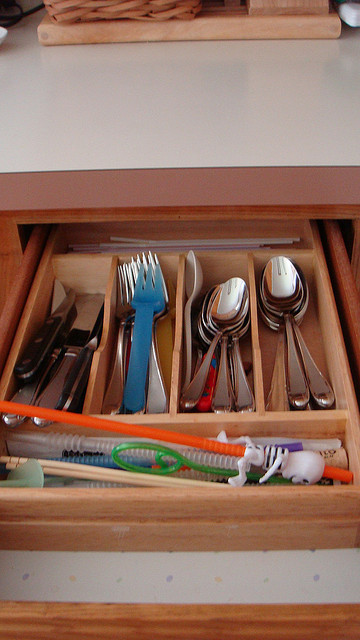
#> input picture frontend/img_examples/000000000782.jpg, 360 x 640 px; its folder holds only this picture in this run
$ python -i watermarks_generator.py   (imports and definitions only)
#> lines starting #> are read from the running program, lines starting #| are printed output that depends on the picture; after the words box and inside, x2 and y2 are one past the last pixel; in counts of white or black regions, pixels touching at a corner belong together
#> further down, picture is the input picture: shape (640, 360, 3); mean B, G, R 92.6, 107.7, 142.4
import os
import random
import string
import cv2
from typing import List, Tuple

import matplotlib.font_manager as fm
import matplotlib.pyplot as plt
import matplotlib.patches as patches
import numpy as np
from PIL import Image, ImageDraw, ImageFont
from tqdm import tqdm


# [240 lines left out: functions load_fonts, load_images, generate_random_string, _get_position, _get_rotation_from_position, _get_alpha_from_rotation_and_position and 6 more, not called in this run]

def remove_background(img: Image.Image):
    img = np.array(img)
    if len(img.shape) == 3:
        gray = cv2.cvtColor(img, cv2.COLOR_BGR2GRAY)
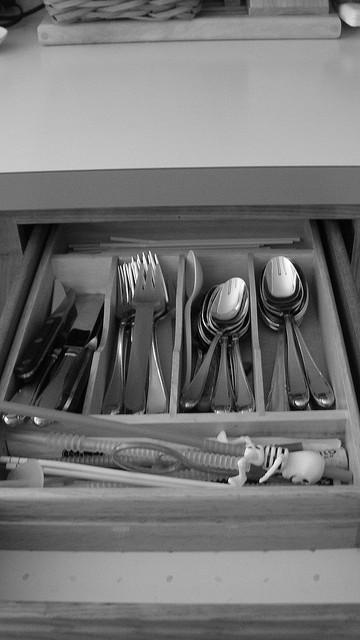
#> gray: shape (640, 360); min 0, max 255, mean 116.4
    else: # if logo is already grayscale
        gray = img
    # threshold input image as mask
    mask = cv2.threshold(gray, 250, 255, cv2.THRESH_BINARY)[1]
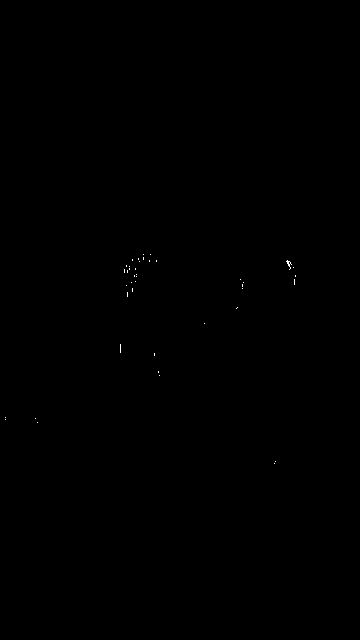
#> mask: shape (640, 360); 0.04% white in thin lines or dots, all inside (x1, y1, x2, y2) = (5, 254, 296, 464)
    # negate mask
    mask = 255 - mask
    # apply morphology to remove isolated extraneous noise
    # use borderconstant of black since foreground touches the edges
    kernel = np.ones((3,3), np.uint8)
    mask = cv2.morphologyEx(mask, cv2.MORPH_OPEN, kernel)
    mask = cv2.morphologyEx(mask, cv2.MORPH_CLOSE, kernel)
#> mask: shape (640, 360); 100% white; 2 black regions (1 under 20 px), largest, box (x1, y1, x2, y2) and area: (287, 261, 292, 268) 25
    # anti-alias the mask -- blur then stretch
    # blur alpha channel
    mask = cv2.GaussianBlur(mask, (0,0), sigmaX=2, sigmaY=2, borderType = cv2.BORDER_DEFAULT)
    # linear stretch so that 127.5 goes to 0, but 255 stays 255
    mask = (2*(mask.astype(np.float32))-255.0).clip(0,255).astype(np.uint8)
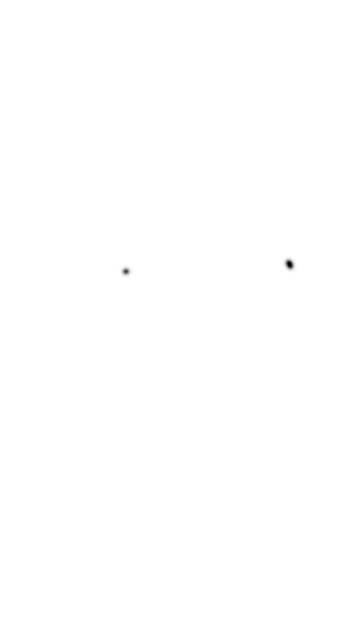
#> mask: shape (640, 360); min 0, max 255, mean 254.9
    # put mask into alpha channel
    result = img.copy()
    result = cv2.cvtColor(result, cv2.COLOR_BGR2BGRA)
    result[:, :, 3] = mask
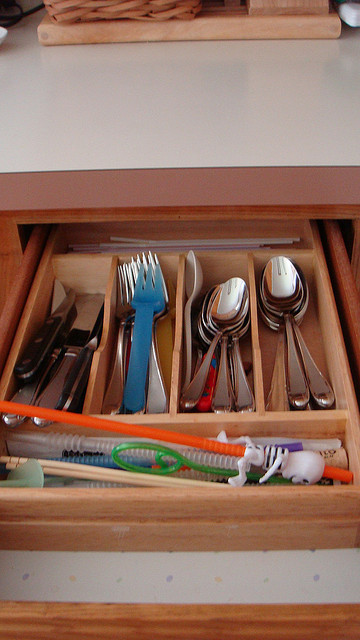
#> result: shape (640, 360, 4); mean B, G, R, A 92.6, 107.7, 142.4, 254.9
    return Image.fromarray(result, 'RGBA')

# [59 lines left out: functions _get_position_for_logo, add_logo_watermark, not called in this run]

# if __name__ == "__main__":
#     # pos = _get_position(100, 100)
#     # print(pos)
#     # rot = _get_rotation_from_position(pos)
#     # print(rot)
#     # c = _get_color_from_rotation_and_position(pos, rot)
#     # print(c)
#     fonts = load_fonts()
#     img = Image.open("data/pictures/000000000139.jpg")
#     combined, txt_img, bbox = add_text_watermark(img, fonts[0])
#     combined, bbox, _ = add_logo_watermark(img, Image.open("data/logos/amazon.jpg"))
#     plot_watermark(combined, bbox)

>>> import cv2
>>> picture = cv2.imread('../../frontend/img_examples/000000000782.jpg')
>>> result = remove_background(picture)
